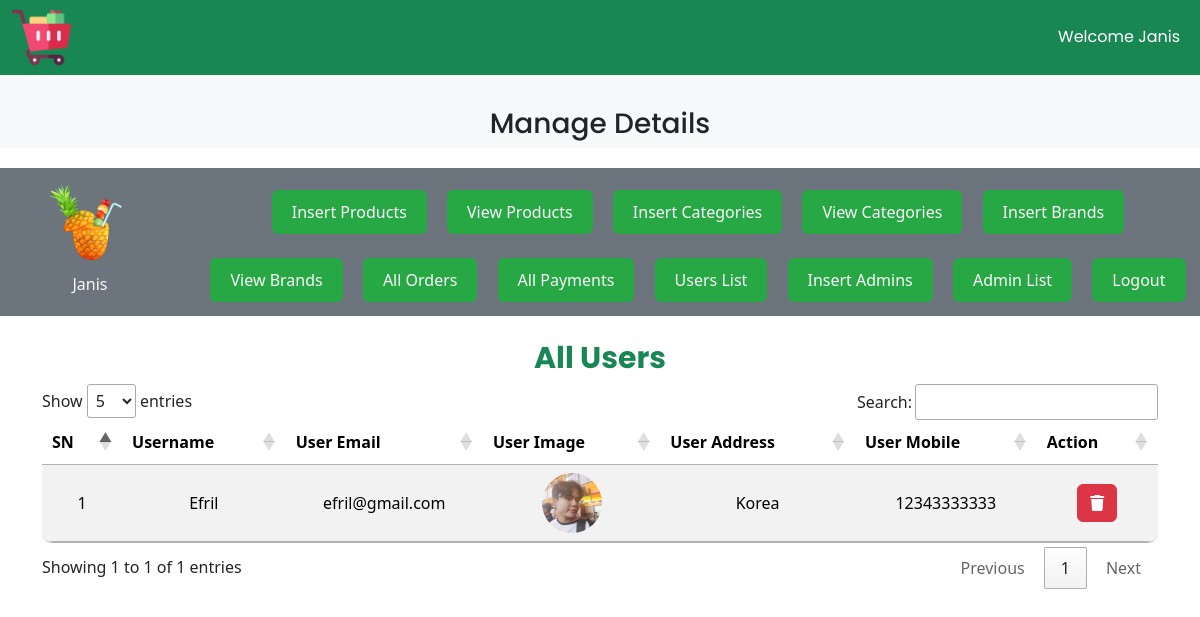
The app's page /admin/index.php?list_users (signed in) with its own data.
### tables this page shows
CREATE TABLE `user_table` (
  `user_id` int(11) NOT NULL,
  `username` varchar(100) NOT NULL,
  `user_email` varchar(100) NOT NULL,
  `user_password` varchar(255) NOT NULL,
  `user_image` varchar(255) NOT NULL,
  `user_ip` varchar(100) NOT NULL,
  `user_address` varchar(255) NOT NULL,
  `user_mobile` varchar(20) NOT NULL
);

### admin/list_users.php (the view, shortened to what this page needs)
<?php include('admincss/list_order_styles.php'); ?>
<h3 class="all_order text-center text-success">All Users</h3>
<table id="ordersTable" class="table table-striped table-hover mt-5">
    <thead>
        <?php
            $get_orders = "SELECT * FROM `user_table`";
            $result = mysqli_query($con, $get_orders);
            $row_count = mysqli_num_rows($result);
            if ($row_count == 0) {
                echo "<h2 class='text-danger text-center mt-5'
                    style='font-family: \"Poppins\", sans-serif; font-weight: bold;'>No Users Yet</h2>";
            } else {
                echo "<tr>
                    <th>SN</th>
                    <th>Username</th>
                    <th>User Email</th>
                    <th>User Image</th>
                    <th>User Address</th>
                    <th>User Mobile</th>
                    <th>Action</th>
                  </tr>
                </thead>
                <tbody>";
                $number = 0;
                while ($row_data = mysqli_fetch_assoc($result)) {
                    $user_id = $row_data['user_id'];
                    $username = $row_data['username'];
                    $user_email = $row_data['user_email'];
                    $user_image = $row_data['user_image'];
                    $user_address = $row_data['user_address'];
                    $user_mobile = $row_data['user_mobile'];
                    $number++;
                    echo "<tr>
                            <td>$number</td>
                            <td>$username</td>
                            <td>$user_email</td>
                            <td><img src='../users/user_img/$user_image' alt='$username'
                                    class='user_img'/></td>
                            <td>$user_address</td>
                            <td>$user_mobile</td>
                            <td>
                                <button type='button' class='btn btn-danger' data-bs-toggle='modal' data-bs-target='#deleteModal$user_id'>
                                    <i class='fa-solid fa-trash' style='color: white;'></i>
                                </button>
                            </td>
                        </tr>";
                }
            }
        ?>
    </tbody>
</table>

### admin/style.css (style rules this page uses)
* { margin: 0; padding: 0; box-sizing: border-box; }

### admin/index.php (style rules this page uses)
body { overflow-x: hidden; }

### admin/admincss/list_order_styles.php (style rules this page uses)
.all_order { font-family: "Poppins", sans-serif; font-weight: bold; font-size: 30px; }
table { border-radius: 10px; overflow: hidden; }
th, td { vertical-align: middle; text-align: center; }
.table thead { background-color: #f8f9fa; }
.table-striped tbody tr:nth-child(odd) { background-color: #f9f9f9; }
.user_img { width: 60px; object-fit: contain; border-radius: 50%; }

### records on screen
user_table: username "Efril", user_email "efril@gmail.com", user_image (picture), user_address "Korea", user_mobile "12343333333"

### other values on screen
$_SESSION['admin_username'] "Janis"
